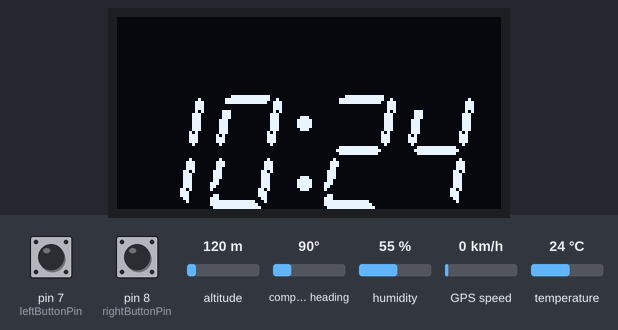
Bench run of a program on a simulated Arduino Uno, built with avr-gcc and run on an emulated ATmega328P. Parts: 128×64 one-colour display. The test bench sets the inputs (shaded band); at power-on: pin 7 (leftButtonPin) HIGH, pin 8 (rightButtonPin) HIGH, altitude 120 m, compass heading 90°, humidity 55 %, GPS speed 0 km/h, temperature 24 °C. The local clock reads 2024-03-15 10:24:30 at power-on unless the program sets it; the GPS gets a fix after 3 s at 37.7749, -122.4194 with 8 satellites; what the program prints to the serial monitor is not drawn.

Above: at 0.3 s.
1.3 s: pin 7 (leftButtonPin) pulled LOW for 0.2 s
At 2.6 s:
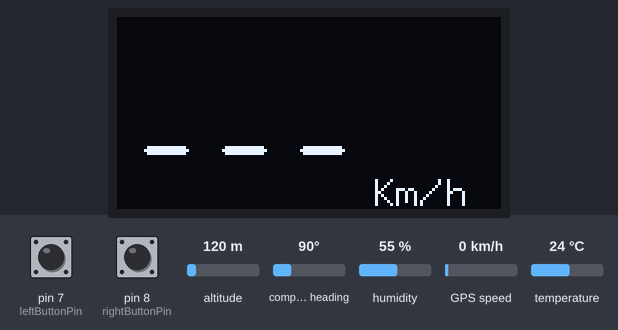
4.7 s: pin 8 (rightButtonPin) pulled LOW for 0.2 s
At 6.2 s:
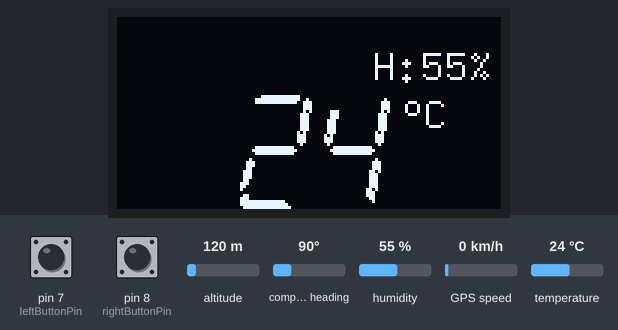
6.7 s: pin 8 (rightButtonPin) pulled LOW for 1 s
At 8.7 s:
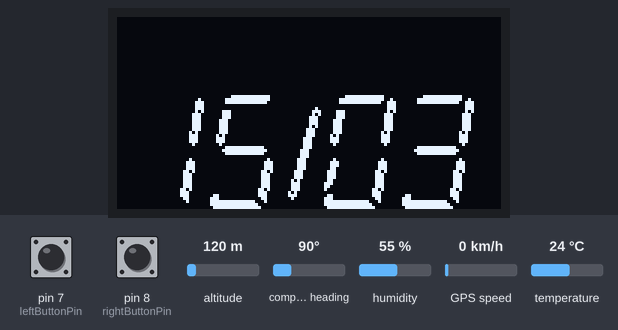
9.5 s: pin 8 (rightButtonPin) pulled LOW for 0.2 s
At 10.3 s:
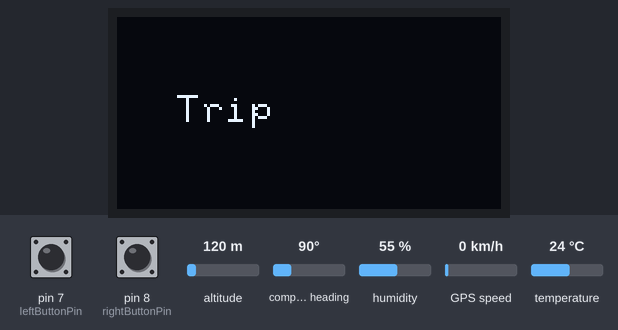
11.3 s: pin 8 (rightButtonPin) pulled LOW for 0.2 s
At 12.7 s:
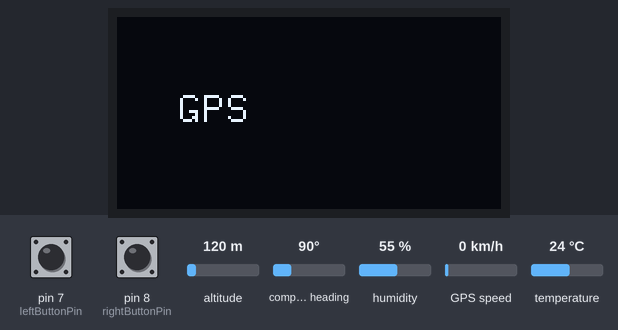
Timing chart, 0 to 14.1 s (numbered marks = the images above; inputs shaded):
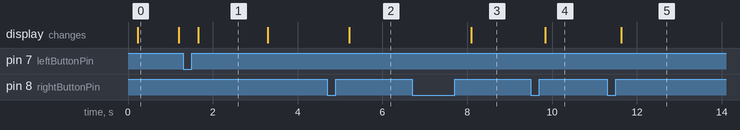

Measured:
- after the input at 1.3 s, the display: changes after 0.36 s (image 1)
- after the input at 4.7 s, the display: changes after 0.52 s (image 2)
- after the input at 6.7 s, the display: changes after 1.4 s (image 3)
- after the input at 9.5 s, the display: changes after 0.34 s (image 4)
- after the input at 11.3 s, the display: changes after 0.33 s (image 5)
- what the display in image 0 shows lasts 1.0 s, from 0.2 s to 1.2 s
- what the display in image 1 shows lasts 1.6 s, from 1.7 s to 3.3 s

The program:

main.cpp
```cpp
#include <Arduino.h>
#include <U8g2lib.h>

#include "service/GpsService.h"
#include "service/ButtonService.h"

#include "screen/TimeScreen.h"
#include "screen/SpeedScreen.h"
#include "screen/TemperatureScreen.h"
#include "screen/DateScreen.h"
#include "screen/TripScreen.h"
#include "screen/GpsScreen.h"
#include "screen/GameScreen.h"

U8G2_SH1106_128X64_NONAME_1_HW_I2C u8g2(U8G2_R0, U8X8_PIN_NONE);

enum Screen : uint8_t
{
  TIME,
  SPEED,
  TEMPERATURE,
  DATE,
  TRIP,
  GPS,
  GAME
};

static Screen currentScreen = Screen::TIME;
static bool overrideButton = false;

void setup() {
  Serial.begin(115200);

  buttonSetup();

  u8g2.begin();
  u8g2.setFont(u8g2_font_8x13_tr);

  initGps();
  initTimeScreen();
  initTemperatureScreen();
}

void pageChange(ButtonPressed btn) {

  if (btn == ButtonPressed::LEFT) {

    if (currentScreen == Screen::TIME) {
      currentScreen = Screen::SPEED;
    } else {
      currentScreen = Screen::TIME;
    }

  } else if (btn == ButtonPressed::RIGHT) {

    if (currentScreen == Screen::TEMPERATURE) {
      currentScreen = Screen::DATE;
    } else if (currentScreen == Screen::DATE) {
      currentScreen = Screen::TRIP;
    } else if (currentScreen == Screen::TRIP) {
      currentScreen = Screen::GPS;
    } else {
      currentScreen = Screen::TEMPERATURE;
    }

  } else if (btn == ButtonPressed::BOTH) {
    currentScreen = Screen::GAME;
  }
}

void pageRender(Screen screen, ButtonPressed btn) {
  switch (screen) {
    case Screen::TIME:
      overrideButton = renderTimeScreen(u8g2, btn);
      break;
    case Screen::SPEED:
      renderSpeedScreen(u8g2, btn);
      break;
    case Screen::TEMPERATURE:
      renderTemperatureScreen(u8g2, btn);
      break;
    case Screen::DATE:
      overrideButton = renderDateScreen(u8g2, btn);
      break;
    case Screen::TRIP:
      u8g2.drawStr(20, 35, "Trip");
      break;
    case Screen::GPS:
      u8g2.drawStr(20, 35, "GPS");
      break;
    case Screen::GAME:
      u8g2.drawStr(20, 35, "Game");
      break;
  }
}

void loop() {

  updateSpeed();

  ButtonPressed btn = buttonStatus();
  if (!overrideButton) {
   pageChange(btn);
  }

  u8g2.firstPage();
  do {
    pageRender(currentScreen, btn);
  } while (u8g2.nextPage());
}
```

DateScreen.h
```cpp
#pragma once

#include <Arduino.h>
#include <U8g2lib.h>
#include <RTClib.h>

#include "service/DigitService.h"
#include "service/ButtonService.h"
#include "service/TwoDigitScreenService.h"


void setRtcDate(uint8_t day, uint8_t month) {
    const DateTime now = rtc().now();
    rtc().adjust(DateTime(now.year(), month, day, now.hour(), now.minute(), now.second()));
}

inline void drawDateSlash(U8G2& u8g2, int x, int y) {
  u8g2.drawLine(x - 2, y + 24, x + 6, y - 4);
  u8g2.drawLine(x - 1, y + 25, x + 7, y - 5);
  u8g2.drawLine(x - 0, y + 24, x + 8, y - 4);
}

inline bool renderDateScreen(U8G2 &u8g2, ButtonPressed button) {
  const DateTime now = rtc().now();
  drawDateSlash(u8g2, digitStartX + step * 2 -3, 35);
  return renderTwoDigitScreen(u8g2, button, now.day(), now.month(), 31, 12, setRtcDate);
}
```

GameScreen.h
```cpp

```

GpsScreen.h
```cpp

```

SpeedScreen.h
```cpp
#pragma once

#include <Arduino.h>
#include <U8g2lib.h>

#include "service/DigitService.h"

const int speedStartX = 10;

inline void renderSpeedScreen(U8G2 &u8g2, ButtonPressed btn) {

  int16_t speed = gpsSpeedKph();

  if (speed < 0) {
    drawNegativeSymbol(u8g2, speedStartX, Y_POSITION);
    drawNegativeSymbol(u8g2, speedStartX + step, Y_POSITION);
    drawNegativeSymbol(u8g2, speedStartX + step * 2, Y_POSITION);

  } else {
    if (speed >= 100) {
      drawTimeDigit(u8g2, speedStartX, Y_POSITION, speed / 100);
    }
    if (speed >= 10) {
      drawTimeDigit(u8g2, speedStartX + step, Y_POSITION, (speed / 10) % 10);
    }
    drawTimeDigit(u8g2, speedStartX + step * 2, Y_POSITION, speed % 10);
  }

  u8g2.drawStr(85, 63, "Km/h");
}
```

TemperatureScreen.h
```cpp
#pragma once

#include <Arduino.h>
#include <U8g2lib.h>
#include <DHT.h>

const int temperatureStartX = 20;
constexpr uint8_t dhtPin = 2;
constexpr uint8_t dhtType = AM2301;
inline DHT& temperatureScreenDht() { static DHT dht(dhtPin, dhtType); return dht; }

inline void initTemperatureScreen() {
  temperatureScreenDht().begin();
}

inline void renderTemperatureScreen(U8G2 &u8g2, ButtonPressed btn) {

    const int16_t temperature = temperatureScreenDht().readTemperature();

    if (temperature <= -10) {
        drawNegativeSymbol(u8g2, temperatureStartX, Y_POSITION);
    } else if (temperature < 0) {
        drawNegativeSymbol(u8g2, temperatureStartX + step, Y_POSITION);
    }

    const int16_t absTemperature = abs(temperature);

    if (absTemperature >= 10) {
        drawTimeDigit(u8g2, temperatureStartX + step, Y_POSITION, (absTemperature / 10) % 10);
    }
    drawTimeDigit(u8g2, temperatureStartX + step * 2, Y_POSITION, absTemperature % 10);

    u8g2.drawCircle(temperatureStartX + 78, 30, 2, U8G2_DRAW_ALL);
    u8g2.drawStr(temperatureStartX + 82, 37, "C");

    char buf[10];
    snprintf(buf, sizeof(buf), "H:%d%%", (int) roundf(temperatureScreenDht().readHumidity()));
    u8g2.drawStr(temperatureStartX + 65, 21, buf);
}
```

TimeScreen.h
```cpp
#pragma once

#include <Arduino.h>
#include <U8g2lib.h>
#include <RTClib.h>

#include "service/DigitService.h"
#include "service/ButtonService.h"
#include "service/TwoDigitScreenService.h"

inline RTC_DS3231& rtc() { static RTC_DS3231 rtc; return rtc; }

inline void initTimeScreen() {
  rtc().begin();
}

void drawTimeColon(U8G2& u8g2, int x, int y) {
  u8g2.drawDisc(x, y, 2, U8G2_DRAW_ALL);
  u8g2.drawDisc(x, y + 20, 2, U8G2_DRAW_ALL);
}

void setRtcTime(uint8_t hour, uint8_t minute) {
    const DateTime now = rtc().now();
    rtc().adjust(DateTime(now.year(), now.month(), now.day(), hour, minute, 0));
}

inline bool renderTimeScreen(U8G2 &u8g2, ButtonPressed button) {

  const DateTime now = rtc().now();

  if ((now.second() % 2) == 0) {
    drawTimeColon(u8g2, digitStartX + step * 2, 35);
  }

  return renderTwoDigitScreen(u8g2, button, now.hour(), now.minute(), 23, 59, setRtcTime);
}
```

TripScreen.h
```cpp

```

ButtonService.h
```cpp
#pragma once

#include <Arduino.h>

constexpr uint8_t leftButtonPin = 7;
constexpr uint8_t rightButtonPin = 8;
constexpr uint32_t LONG_PRESS_MS = 2500;

enum ButtonPressed : uint8_t
{
  NONE = 0,
  RIGHT,
  LEFT,
  BOTH,
  RIGHT_LONG,
  LEFT_LONG
};

struct ButtonState
{
  uint8_t pin;
  bool pressed;
  bool ignoreNextRelease;
  bool ignoreNextLong;
  uint32_t lastPressTime;
};

ButtonState leftButton = {leftButtonPin, false, false, false, 0};
ButtonState rightButton = {rightButtonPin, false, false, false, 0};

inline void buttonSetup() {
  pinMode(leftButtonPin, INPUT_PULLUP);
  pinMode(rightButtonPin, INPUT_PULLUP);
}

inline ButtonPressed processButton(ButtonState &button, ButtonState &other, ButtonPressed shortEvent, ButtonPressed longEvent) {
  if (button.pressed) {

    if (!button.ignoreNextLong && millis() - button.lastPressTime >= LONG_PRESS_MS) {
      button.pressed = false;
      button.ignoreNextRelease = true;
      button.ignoreNextLong = true;
      return longEvent;
    }

    if (digitalRead(button.pin) == HIGH) {

      button.pressed = false;
      button.ignoreNextLong = false;

      if (!button.ignoreNextRelease) {
        return shortEvent;
      }

      button.ignoreNextRelease = false;
    }
  } else {

    if (digitalRead(button.pin) == LOW){

      button.pressed = true;
      button.lastPressTime = millis();

      if (other.pressed){
        button.ignoreNextRelease = true;
        other.ignoreNextRelease = true;
        return BOTH;
      }
    }
  }

  return NONE;
}

inline ButtonPressed buttonStatus(){
  ButtonPressed event = processButton(leftButton, rightButton, LEFT, LEFT_LONG);
  if (event != NONE) {
    return event;
  }
  return processButton(rightButton, leftButton, RIGHT, RIGHT_LONG);
}
```

DigitService.h
```cpp
#pragma once

#include <Arduino.h>
#include <U8g2lib.h>

const int Y_POSITION = 26;
const int gap = 12;
const int step = 14 + gap;

void drawTimeSegA(U8G2& u8g2, int x, int y) {
  u8g2.drawLine(x + 2, y, x + 14, y);
  u8g2.drawLine(x + 0, y + 1, x + 14, y + 1);
  u8g2.drawLine(x + 0, y + 2, x + 13, y + 2);
}

void drawTimeSegB(U8G2& u8g2, int x, int y) {
  u8g2.drawLine(x + 16, y + 2, x + 14, y + 15);
  u8g2.drawLine(x + 17, y + 1, x + 15, y + 16);
  u8g2.drawLine(x + 18, y + 2, x + 16, y + 15);
}

void drawTimeSegC(U8G2& u8g2, int x, int y) {
  u8g2.drawLine(x + 13, y + 22, x + 11, y + 33);
  u8g2.drawLine(x + 14, y + 21, x + 12, y + 34);
  u8g2.drawLine(x + 15, y + 22, x + 13, y + 35);
}

void drawTimeSegD(U8G2& u8g2, int x, int y) {
  u8g2.drawLine(x - 4, y + 33, x - 3, y + 33);
  u8g2.drawLine(x - 5, y + 34, x - 3, y + 34);
  u8g2.drawLine(x - 5, y + 35, x + 9, y + 35);
  u8g2.drawLine(x - 5, y + 36, x + 10, y + 36);
  u8g2.drawLine(x - 4, y + 37, x + 11, y + 37);
}

void drawTimeSegE(U8G2& u8g2, int x, int y) {
  u8g2.drawLine(x - 3, y + 22, x - 5, y + 31);
  u8g2.drawLine(x - 2, y + 21, x - 4, y + 30);
  u8g2.drawLine(x - 1, y + 22, x - 3, y + 29);
}

void drawTimeSegF(U8G2& u8g2, int x, int y) {
  u8g2.drawLine(x + 1, y + 5, x - 1, y + 15);
  u8g2.drawLine(x + 0, y + 5, x - 2, y + 16);
  u8g2.drawLine(x - 1, y + 5, x - 3, y + 15);
}

void drawTimeSegG(U8G2& u8g2, int x, int y) {
  u8g2.drawLine(x - 0, y + 17, x + 12, y + 17);
  u8g2.drawLine(x - 1, y + 18, x + 13, y + 18);
  u8g2.drawLine(x - 0, y + 19, x + 12, y + 19);
}

inline void drawTimeDigit(U8G2& u8g2, int x, int y, int value) {
  bool segments[7] = {false, false, false, false, false, false, false};

  switch (value) {
    case 0: segments[0] = true; segments[1] = true; segments[2] = true; segments[3] = true; segments[4] = true; segments[5] = true; break;
    case 1: segments[1] = true; segments[2] = true; break;
    case 2: segments[0] = true; segments[1] = true; segments[3] = true; segments[4] = true; segments[6] = true; break;
    case 3: segments[0] = true; segments[1] = true; segments[2] = true; segments[3] = true; segments[6] = true; break;
    case 4: segments[1] = true; segments[2] = true; segments[5] = true; segments[6] = true; break;
    case 5: segments[0] = true; segments[2] = true; segments[3] = true; segments[5] = true; segments[6] = true; break;
    case 6: segments[0] = true; segments[2] = true; segments[3] = true; segments[4] = true; segments[5] = true; segments[6] = true; break;
    case 7: segments[0] = true; segments[1] = true; segments[2] = true; break;
    case 8: segments[0] = true; segments[1] = true; segments[2] = true; segments[3] = true; segments[4] = true; segments[5] = true; segments[6] = true; break;
    case 9: segments[0] = true; segments[1] = true; segments[2] = true; segments[3] = true; segments[5] = true; segments[6] = true; break;
    default: break;
  }

  if (segments[0]) drawTimeSegA(u8g2, x, y);
  if (segments[1]) drawTimeSegB(u8g2, x, y);
  if (segments[2]) drawTimeSegC(u8g2, x, y);
  if (segments[3]) drawTimeSegD(u8g2, x, y);
  if (segments[4]) drawTimeSegE(u8g2, x, y);
  if (segments[5]) drawTimeSegF(u8g2, x, y);
  if (segments[6]) drawTimeSegG(u8g2, x, y);
}

inline void drawNegativeSymbol(U8G2& u8g2, int x, int y) {
  drawTimeSegG(u8g2, x, y);
}
```

GpsService.h
```cpp
#pragma once

#include <Arduino.h>
#include <NMEAGPS.h>
#include <NeoSWSerial.h>

inline int16_t& gpsSpeedKph() { static int16_t speedKph = -1; return speedKph; }
inline uint32_t& lastValidSpeedTime() { static uint32_t t = 0; return t; }

inline NeoSWSerial& gpsSerial() { static NeoSWSerial gps(4, 5); return gps; }
inline NMEAGPS& gpsParser() { static NMEAGPS parser; return parser; }

inline void handleGpsRxCharForParser(uint8_t c) { gpsParser().handle(c); }

inline void initGps() {
  Serial.println("Init GPS Service");
  NeoSWSerial& gps = gpsSerial();
  gps.begin(9600);
  gps.attachInterrupt(handleGpsRxCharForParser);
  gps.listen();
  Serial.println("Listening GPS Service");
}

inline void updateSpeed() {
    NMEAGPS& parser = gpsParser();

    if (parser.available()) {
        gps_fix fix = parser.read();
        if (fix.valid.speed) {
            int16_t& speedKph = gpsSpeedKph();
            speedKph = fix.speed_kph();
            lastValidSpeedTime() = millis();
            return;
        }
    }

    // If no valid speed was received, check if the last valid speed is too old
    if (gpsSpeedKph() != -1 && (millis() - lastValidSpeedTime() > 5000)) { // 5 seconds threshold
        gpsSpeedKph() = -1;
    }
}
```

TwoDigitScreenService.h
```cpp
#pragma once

#include <Arduino.h>
#include <U8g2lib.h>
#include <RTClib.h>

#include "service/DigitService.h"
#include "service/ButtonService.h"

const int digitStartX = 10;

inline uint8_t& first() { static uint8_t first; return first; }
inline uint8_t& second() { static uint8_t second; return second; }

inline bool& edititionMode() { static bool edititionMode; return edititionMode; }
inline bool& editFirst() { static bool editFirst; return editFirst; }
inline bool& ignoreNextButton() { static bool ignoreNextButton; return ignoreNextButton; }

inline bool renderTwoDigitScreen(U8G2 &u8g2, ButtonPressed btn, uint8_t firstValue, uint8_t secondValue,uint8_t maxFirst, uint8_t maxSecond, void (*onValidate)(uint8_t, uint8_t)) {

  bool blink = (millis() % 1000) < 200;
  if (btn == ButtonPressed::LEFT_LONG) {
    edititionMode() = true;
    editFirst() = true;
    ignoreNextButton() = false;
  }

  if (btn == ButtonPressed::NONE) {
    ignoreNextButton() = false;
  }

  if (edititionMode()) {

    if (btn == ButtonPressed::RIGHT && !ignoreNextButton()) {

      if (editFirst()) {
        editFirst() = false;
      } else {
        onValidate(first(), second());
        edititionMode() = false;
      }

      ignoreNextButton() = true;

    } else if (btn == ButtonPressed::LEFT && !ignoreNextButton()) {
      if (editFirst()) {
        first()++;
        if (first() > maxFirst) first() = 0;
      } else {
        second()++;
        if (second() > maxSecond) second() = 0;
      }

      ignoreNextButton() = true;
    }

  } else {

    first() = firstValue;
    second() = secondValue;

  }

  if (!(edititionMode() && editFirst() && blink)) {
    drawTimeDigit(u8g2, digitStartX, Y_POSITION, first() / 10);
    drawTimeDigit(u8g2, digitStartX + step, Y_POSITION, first() % 10);
  }

  if (!(edititionMode() && !editFirst() && blink)) {
    drawTimeDigit(u8g2, digitStartX + step * 2 + gap, Y_POSITION, second() / 10);
    drawTimeDigit(u8g2, digitStartX + step * 3 + gap, Y_POSITION, second() % 10);
  }

  return edititionMode();
}
```
